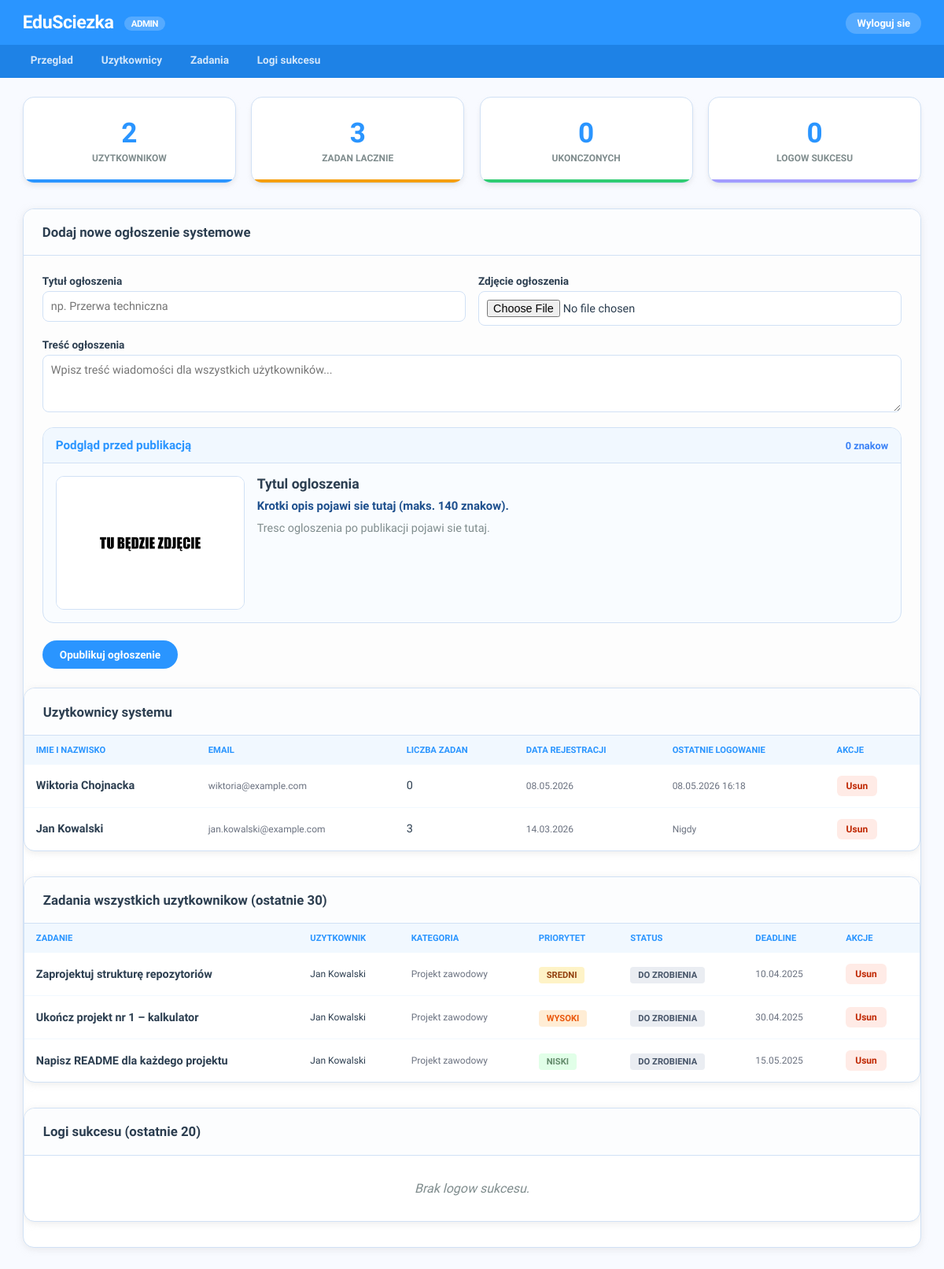
The app's page /public/template/admin.php (signed in) with its own data.
### tables this page shows
CREATE TABLE `uzytkownicy` (
  `id` int(10) UNSIGNED NOT NULL,
  `imie` varchar(60) NOT NULL,
  `nazwisko` varchar(80) NOT NULL,
  `email` varchar(120) NOT NULL,
  `haslo_hash` varchar(255) NOT NULL,
  `avatar_url` varchar(255) DEFAULT NULL,
  `data_rejestracji` datetime NOT NULL DEFAULT current_timestamp(),
  `ostatnie_logowanie` datetime DEFAULT NULL,
  `aktywny` tinyint(1) NOT NULL DEFAULT 1
);

CREATE TABLE `zadania` (
  `id` int(10) UNSIGNED NOT NULL,
  `uzytkownik_id` int(10) UNSIGNED NOT NULL,
  `projekt_id` int(10) UNSIGNED DEFAULT NULL,
  `kategoria_id` int(10) UNSIGNED DEFAULT NULL,
  `tytul` varchar(200) NOT NULL,
  `opis` text DEFAULT NULL,
  `data_start` date DEFAULT NULL,
  `deadline` datetime NOT NULL,
  `czas_szacowany` smallint(5) UNSIGNED DEFAULT NULL,
  `priorytet` enum('niski','sredni','wysoki','krytyczny') NOT NULL DEFAULT 'sredni',
  `status` enum('do_zrobienia','w_toku','zakończone','anulowane') NOT NULL DEFAULT 'do_zrobienia',
  `ukonczone_o` datetime DEFAULT NULL,
  `powtarzalne` tinyint(1) NOT NULL DEFAULT 0,
  `regula_powtorzen` varchar(100) DEFAULT NULL,
  `utworzony_o` datetime NOT NULL DEFAULT current_timestamp()
);

CREATE TABLE `kategorie` (
  `id` int(10) UNSIGNED NOT NULL,
  `uzytkownik_id` int(10) UNSIGNED DEFAULT NULL,
  `nazwa` varchar(80) NOT NULL,
  `kolor_hex` char(7) NOT NULL DEFAULT '#3B82F6',
  `ikona` varchar(50) DEFAULT NULL
);

### public/template/admin.php (the view, shortened to what this page needs)
<?php
require_once "polaczenie.php";
$wynik_uzyt = mysqli_query(
    $polaczenie,
    "SELECT u.*, COUNT(z.id) AS liczba_zadan
     FROM uzytkownicy u
     LEFT JOIN zadania z ON u.id = z.uzytkownik_id
     GROUP BY u.id
     ORDER BY u.data_rejestracji DESC"
);
$wynik_zadania = mysqli_query(
    $polaczenie,
    "SELECT z.*, u.imie, u.nazwisko, k.nazwa AS kat_nazwa
     FROM zadania z
     JOIN uzytkownicy u ON z.uzytkownik_id = u.id
     LEFT JOIN kategorie k ON z.kategoria_id = k.id
     ORDER BY z.deadline ASC
     LIMIT 30"
);
$wynik_logi = mysqli_query(
    $polaczenie,
    "SELECT l.*, u.imie, u.nazwisko
     FROM logi_sukcesow l
     JOIN uzytkownicy u ON l.uzytkownik_id = u.id
     ORDER BY l.data_osiagniecia DESC
     LIMIT 20"
);
$r = mysqli_fetch_row(mysqli_query($polaczenie, "SELECT COUNT(*) FROM uzytkownicy"));
$stat_uzyt = $r[0];
$r = mysqli_fetch_row(mysqli_query($polaczenie, "SELECT COUNT(*) FROM zadania"));
$stat_zad = $r[0];
$r = mysqli_fetch_row(mysqli_query($polaczenie, "SELECT COUNT(*) FROM zadania WHERE status = 'zakonczone'"));
$stat_done = $r[0];
$r = mysqli_fetch_row(mysqli_query($polaczenie, "SELECT COUNT(*) FROM logi_sukcesow"));
$stat_logi = $r[0];
?>
<!DOCTYPE html>
<html lang="pl">
<head>
    <link rel="stylesheet" href="../style/admin-style.css">
</head>
<body>
    <div class="pasek">
        <div class="logo">EduSciezka <span class="badge-admin">ADMIN</span></div>
        <div><a href="admin_login.php?wyloguj=1">Wyloguj sie</a></div>
    </div>
    <div class="menu">
        <a href="admin.php">Przeglad</a>
        <a href="admin.php#uzytkownicy">Uzytkownicy</a>
        <a href="admin.php#zadania">Zadania</a>
        <a href="admin.php#logi">Logi sukcesu</a>
    </div>
    <div class="tresc">
        <div class="statystyki">
            <div class="karta-stat">
                <div class="liczba"><?php echo $stat_uzyt; ?></div>
                <div class="etykieta">Uzytkownikow</div>
            </div>
            <div class="karta-stat n2">
                <div class="liczba"><?php echo $stat_zad; ?></div>
                <div class="etykieta">Zadan lacznie</div>
            </div>
            <div class="karta-stat n3">
                <div class="liczba"><?php echo $stat_done; ?></div>
                <div class="etykieta">Ukonczonych</div>
            </div>
            <div class="karta-stat n4">
                <div class="liczba"><?php echo $stat_logi; ?></div>
                <div class="etykieta">Logow sukcesu</div>
            </div>
        </div>
        <div class="sekcja" id="ogloszenia">
            <div class="sekcja-naglowek">
                <h2>Dodaj nowe ogłoszenie systemowe</h2>
            </div>
            <div class="formularz-admin">
                <form action="admin.php" method="POST" enctype="multipart/form-data">
                    <div class="rzad-pol">
                        <div class="pole">
                            <label>Tytuł ogłoszenia</label>
                            <input type="text" id="ogloszenie-tytul" name="ogloszenie_tytul"
                                placeholder="np. Przerwa techniczna" required>
                        </div>
                        <div class="pole">
                            <label>Zdjęcie ogłoszenia</label>
                            <input type="file" id="ogloszenie-foto" name="ogloszenie_foto" accept="image/*"
                                class="input-file">
                        </div>
                    </div>
                    <div class="rzad-pol">
                        <div class="pole">
                            <label>Treść ogłoszenia</label>
                            <textarea id="ogloszenie-tresc" name="ogloszenie_tresc" rows="3"
                                placeholder="Wpisz treść wiadomości dla wszystkich użytkowników..." required></textarea>
                        </div>
                    </div>
                    <div class="podglad-ogloszenia" id="podglad-ogloszenia">
                        <div class="podglad-head">
                            <h3>Podgląd przed publikacją</h3>
                            <span id="podglad-znaki">0 znaków</span>
                        </div>
                        <div class="podglad-karta">
                            <img id="podglad-foto" src="../img/prototyp-zdjecia.png" alt="Podgląd zdjęcia ogłoszenia">
                            <div class="podglad-tresc-wrap">
                                <h4 id="podglad-tytul">Tytuł ogłoszenia</h4>
                                <p id="podglad-skrot" class="podglad-skrot">Krótki opis pojawi się tutaj (maks. 140
                                    znaków).</p>
                                <p id="podglad-tresc" class="podglad-tresc">Treść ogłoszenia po publikacji pojawi się
                                    tutaj.</p>
                            </div>
                        </div>
                    </div>
                    <button type="submit" name="dodaj_ogloszenie" class="btn-dodaj">Opublikuj ogłoszenie</button>
                </form>
            </div>
            <div class="sekcja" id="uzytkownicy">
                <div class="sekcja-naglowek">
                    <h2>Uzytkownicy systemu</h2>
                </div>
                <?php if (mysqli_num_rows($wynik_uzyt) == 0): ?>
                    <div class="pusta">Brak uzytkownikow.</div>
                <?php else: ?>
                    <table>
                        <tr>
                            <th>Imie i nazwisko</th>
                            <th>Email</th>
                            <th>Liczba zadan</th>
                            <th>Data rejestracji</th>
                            <th>Ostatnie logowanie</th>
                            <th>Akcje</th>
                        </tr>
                        <?php while ($u = mysqli_fetch_assoc($wynik_uzyt)): ?>
                            <tr>
                                <td><strong><?php echo htmlspecialchars($u['imie'] . ' ' . $u['nazwisko']); ?></strong></td>
                                <td style="color:#6b7280;font-size:12px"><?php echo htmlspecialchars($u['email']); ?></td>
                                <td><?php echo $u['liczba_zadan']; ?></td>
                                <td style="font-size:12px;color:#6b7280">
                                    <?php echo date('d.m.Y', strtotime($u['data_rejestracji'])); ?>
                                </td>
                                <td style="font-size:12px;color:#6b7280">
                                    <?php echo $u['ostatnie_logowanie'] ? date('d.m.Y H:i', strtotime($u['ostatnie_logowanie'])) : 'Nigdy'; ?>
                                </td>
                                <td>
                                    <a href="admin.php?usun_uzyt=<?php echo $u['id']; ?>" class="akcja akcja-usun"
                                        onclick="return confirm('Usunac uzytkownika i wszystkie jego dane?')">Usun</a>
                                </td>
                            </tr>
                        <?php endwhile; ?>
                    </table>
                <?php endif; ?>
            </div>
            <div class="sekcja" id="zadania">
                <div class="sekcja-naglowek">
                    <h2>Zadania wszystkich uzytkownikow (ostatnie 30)</h2>
                </div>
                <?php if (mysqli_num_rows($wynik_zadania) == 0): ?>
                    <div class="pusta">Brak zadan.</div>
                <?php else: ?>
                    <table>
                        <tr>
                            <th>Zadanie</th>
                            <th>Uzytkownik</th>
                            <th>Kategoria</th>
                            <th>Priorytet</th>
                            <th>Status</th>
                            <th>Deadline</th>
                            <th>Akcje</th>
                        </tr>
                        <?php while ($z = mysqli_fetch_assoc($wynik_zadania)): ?>
                            <tr>
                                <td><strong><?php echo htmlspecialchars($z['tytul']); ?></strong></td>
                                <td style="font-size:12px"><?php echo htmlspecialchars($z['imie'] . ' ' . $z['nazwisko']); ?>
                                </td>
                                <td style="font-size:12px;color:#6b7280">
                                    <?php echo $z['kat_nazwa'] ? htmlspecialchars($z['kat_nazwa']) : '—'; ?>
                                </td>
                                <td><span
                                        class="priorytet priorytet-<?php echo $z['priorytet']; ?>"><?php echo ucfirst($z['priorytet']); ?></span>
                                </td>
                                <td>
                                    <span class="status status-<?php echo $z['status']; ?>">
                                        <?php
                                        $s = array('do_zrobienia' => 'Do zrobienia', 'w_toku' => 'W toku', 'zakonczone' => 'Ukonczone');
                                        echo isset($s[$z['status']]) ? $s[$z['status']] : $z['status'];
                                        ?>
                                    </span>
                                </td>
                                <td style="font-size:12px;color:#6b7280"><?php echo date('d.m.Y', strtotime($z['deadline'])); ?>
                                </td>
                                <td>
                                    <a href="admin.php?usun_zad=<?php echo $z['id']; ?>" class="akcja akcja-usun"
                                        onclick="return confirm('Usunac to zadanie?')">Usun</a>
                                </td>
                            </tr>
                        <?php endwhile; ?>
                    </table>
                <?php endif; ?>
            </div>
            <div class="sekcja" id="logi">
                <div class="sekcja-naglowek">
                    <h2>Logi sukcesu (ostatnie 20)</h2>
                </div>
                <?php if (mysqli_num_rows($wynik_logi) == 0): ?>
                    <div class="pusta">Brak logow sukcesu.</div>
                <?php endif; ?>
            </div>
        </div>
</body>
</html>

### records on screen
uzytkownicy: imie+nazwisko "Wiktoria Chojnacka", email "wiktoria@example.com", liczba_zadan "0", data_rejestracji "08.05.2026", ostatnie_logowanie "08.05.2026 16:18"
uzytkownicy: imie+nazwisko "Jan Kowalski", email "jan.kowalski@example.com", liczba_zadan "3", data_rejestracji "14.03.2026", shows "Nigdy"
zadania: tytul "Zaprojektuj strukturę repozytoriów", uzytkownik.nazwisko "Jan Kowalski", kategoria.nazwa "Projekt zawodowy", priorytet "SREDNI", status "DO ZROBIENIA", deadline "10.04.2025"
zadania: tytul "Ukończ projekt nr 1 – kalkulator", uzytkownik.nazwisko "Jan Kowalski", kategoria.nazwa "Projekt zawodowy", priorytet "WYSOKI", status "DO ZROBIENIA", deadline "30.04.2025"
zadania: tytul "Napisz README dla każdego projektu", uzytkownik.nazwisko "Jan Kowalski", kategoria.nazwa "Projekt zawodowy", priorytet "NISKI", status "DO ZROBIENIA", deadline "15.05.2025"

### other values on screen
$stat_uzyt "2"
$stat_zad "3"
$stat_done "0"
$stat_logi "0"
